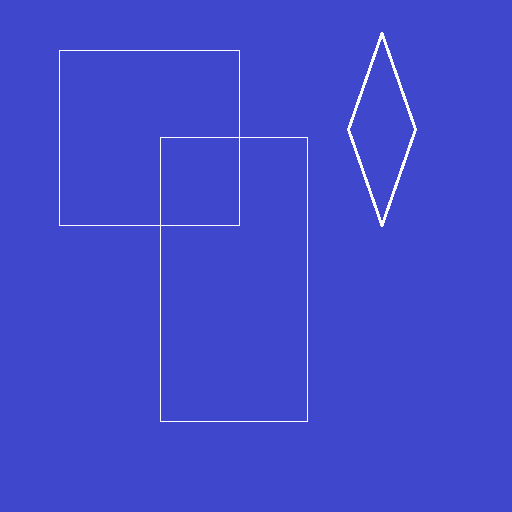
#> input picture lab5/test1.png, 512 x 512 px
$ jupyter execute --allow-errors 'Lab 5.ipynb'
#> lines starting #> are read from the running program, lines starting #| are printed output that depends on the picture; after the words box and inside, x2 and y2 are one past the last pixel; in counts of white or black regions, pixels touching at a corner belong together
# Features of image
What do we detect in an image? The answer is, we are looking for specific patterns or specific features which are unique, can be easily tracked and can be easily compared. We call them features. So, What's the features in the following image.

There are **color,corner, edge, texture, structure** and etc.. Finding these image features by a computer is called **Feature Detection**.And a computer also should describe the region around the feature so that it can find it in other images. So called description is called **Feature Description**.

## 1 Hough transformation
### Line detection
The line function is:
$$
y=kx+b
$$
also is:
$$
\rho=x\cdot cos\theta+y\cdot sin\theta
$$
We get variable pair ($\rho,\theta$) to solve.Then follow the steps:
- discretize the $\rho$ and $\theta$
- detect the edge {($x_i,y_i$)}
- calculate every (x,y) to vote the most probable ($\rho,\theta$)
- the line with biggest probability will be the result

### Circle detection
The cicle function is:
$$
(x-a)^2+(y-b)^2=r^2
$$
We get variable pair ($a,b,r$). Then samilar steps to find the result.

[cell 1]
from time import time
from matplotlib.pyplot import figure, gca, imshow, plot, show, subplot
from matplotlib import pyplot as plt
from matplotlib.lines import Line2D
import numpy as np
from PIL import Image
from skimage.feature import canny
import cv2

DTYPE = 'float32'

[cell 2]
def imshow2(im1, im2=None):
    figure(figsize=(12, 15))
    if im2 is not None:
        subplot(1, 2, 1)
        imshow(np.round(im1 * 255).astype('uint8'), cmap='gray')
        subplot(1, 2, 2)
        imshow(np.round(im2 * 255).astype('uint8'), cmap='gray')
    else:
        imshow(np.round(im1 * 255).astype('uint8'), cmap='gray')
    show()


def plot_line(theta, pho, image_shape):
    if np.abs(np.sin(theta)) < np.finfo('float32').eps:
        x0 = pho / np.cos(theta)
        x_min = x0
        y_min = 0
        x_max = x0
        y_max = image_shape[0]
    else:
        k = -np.cos(theta) / np.sin(theta)
        b = pho / np.sin(theta)
        x_min = 0
        y_min = b
        x_max = image_shape[1]
        y_max = x_max * k + b

    gca().add_line(Line2D([x_min, x_max], [y_min, y_max], color='red'))

[cell 3]
road = 'road.jpg'
test1 = 'test1.png'
raw_image = np.array(Image.open(test1)).astype(DTYPE)
gray_image = np.sum(raw_image * np.array([0.2125, 0.7154, 0.0721], dtype=DTYPE), -1)
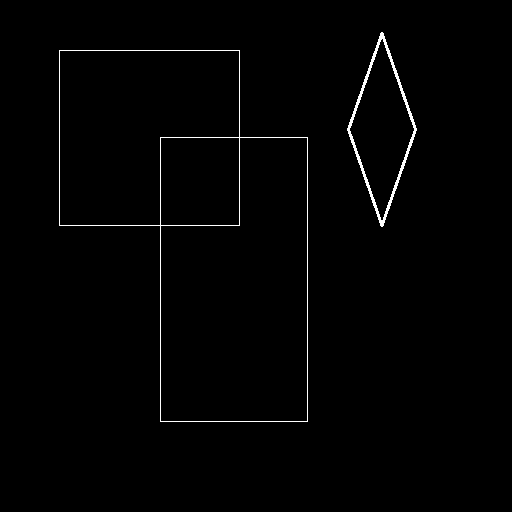
#> gray_image: shape (512, 512) float32; values 79.6 (black) and 255 (white), 1.1% white in thin lines or dots, all inside (x1, y1, x2, y2) = (59, 32, 417, 422)

print(raw_image.shape)
#| (512, 512, 3)
imshow2(raw_image)
#> in imshow2, `show()`:
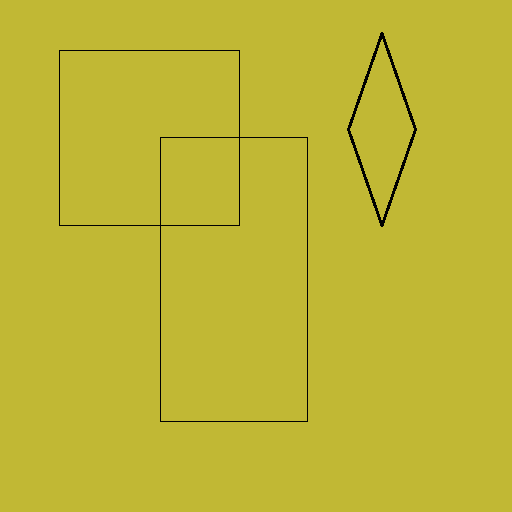
#> shown: shape (512, 512, 3); mean R, G, B 191, 182.1, 51.5

[cell 4]
edges_mask = canny(gray_image, sigma=1)
#> edges_mask: shape (512, 512) bool; 1.5% white in thin lines or dots, all inside (x1, y1, x2, y2) = (58, 32, 417, 423)
print(edges_mask.shape)
#| (512, 512)
print(edges_mask)
#> (printed output is left out)
imshow2(edges_mask)
#> in imshow2 (call 2), `show()`:
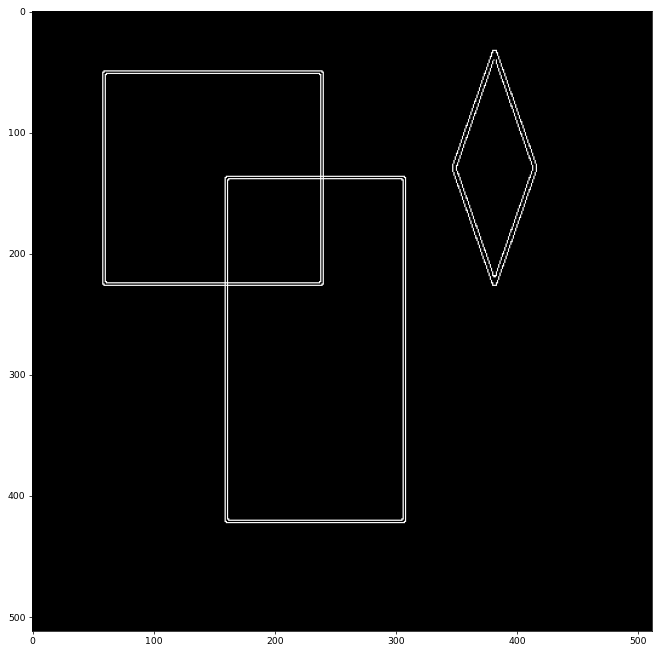
#> figure drawn by matplotlib, 1 panel

[cell 5]
y, x = np.nonzero(edges_mask)
#> y = 3929 values from 32 to 422; x = 3929 values, max 416 at index 1049, min 58 at index 243, mean 232.9
n_feature_points = len(x)
#> n_feature_points = 3929

print(f'We got {n_feature_points} feature points, like:\n   x\ty'
      f'\n{np.stack([x, y], -1)[:10, :]}')
#| We got 3929 feature points, like:
#|    x	y
#| [[380  32]
#|  [381  32]
#|  [382  32]
#|  [383  32]
#|  [380  33]
#|  [383  33]
#|  [379  34]
#|  [380  34]
#|  [383  34]
#|  [384  34]]

[cell 6]
n_thetas = 720
x = x[:, np.newaxis]  # [N,] -> [N, 1]
y = y[:, None]  # [N,] -> [N, 1]
thetas = np.linspace(-np.pi / 2, np.pi / 2, n_thetas)[None, :]  # [M,] -> [1, M]
print(f'thetas has shape {thetas.shape}, x has shape {x.shape}.')
#| thetas has shape (1, 720), x has shape (3929, 1).

[cell 7]
# rho = xcos(theta) + ysin(theta)
hough_space = np.round(x @ np.cos(thetas) + y @ np.sin(thetas))
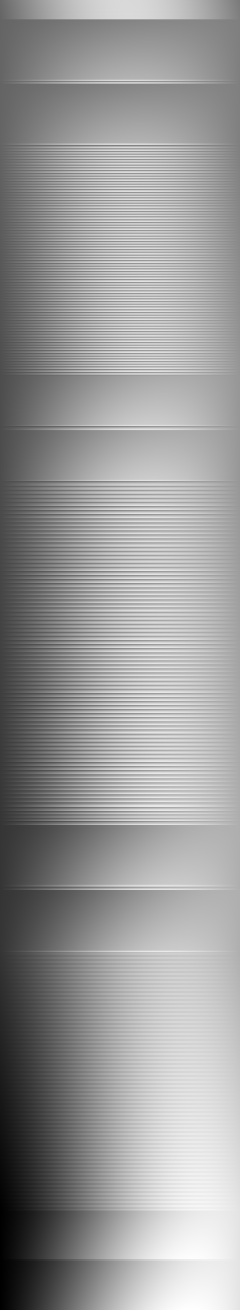
#> hough_space: shape (3929, 720) float64 (shown at 1/3 size); min -422, max 522, mean 148.1; drawn with min black and max white
hough_space = np.int64(hough_space)
print(f'`hough_space` has size: {hough_space.shape}'
      f', the minimum value in hough space is {np.min(hough_space)}')
#| `hough_space` has size: (3929, 720), the minimum value in hough space is -422

[cell 8]
# max_rho = np.ceil(np.hypot(*edges_mask.shape)).astype(np.intp)
max_rho = np.ceil(np.sqrt(edges_mask.shape[0] ** 2 + edges_mask.shape[1] ** 2)).astype(int)
#> max_rho = 725
print(f'edges_mask has shape: {edges_mask.shape}, max rho is {max_rho}')
#| edges_mask has shape: (512, 512), max rho is 725

[cell 9]
hough_space += max_rho  # To take the hough image into center
print(f'the minimum value in hough space is {np.min(hough_space)}')
#| the minimum value in hough space is 303

[cell 10]
start_time = time()
# accumulator = np.zeros((n_thetas, 2 * max_rho), dtype=np.int64)
accumulator = np.zeros((2 * max_rho, n_thetas), dtype=np.int64)
print(accumulator.shape)
#| (1450, 720)
print(hough_space.shape)
#| (3929, 720)
for i in range(hough_space.shape[0]):  # feature points
    for j in range(hough_space.shape[1]):  # theta points
        accumulator[hough_space[i, j], j] += 1
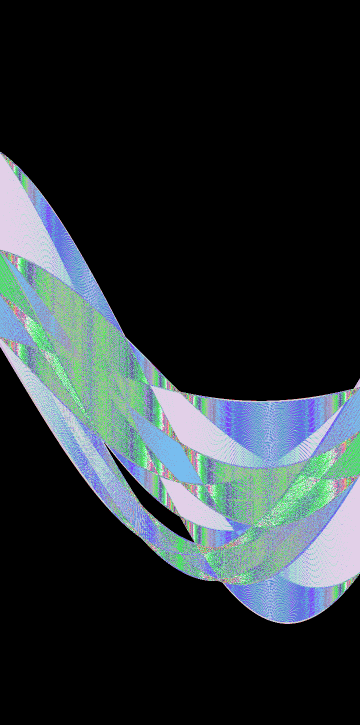
#> accumulator: shape (1450, 720) int64 (shown at 1/2 size); 153 distinct labels, from 0 to 198; one colour per label, 0 black
print(f'time cost (loop) - {time() - start_time:.2f}s')

figure(figsize=(20, 20))
imshow(accumulator)
show()

[cell 11]
index = np.argsort(accumulator.ravel())[::-1]
print(index.shape)
#| (1044000,)
idx_of_rho, idx_of_theta = np.unravel_index(index, accumulator.shape)
print(idx_of_rho.shape, idx_of_theta.shape)
#| (1044000,) (1044000,)

rhos = np.linspace(-max_rho, max_rho, max_rho * 2)
#> rhos = 1450 values from -725 to 725
rho = rhos[idx_of_rho]
theta = thetas[0][idx_of_theta]

print(f'The size of rho: {rho.shape}')
#| The size of rho: (1044000,)

[cell 12]
# [[1, 3], [4, 2]] -> [1, 3, 4, 2] -> [4, 3, 1, 2] -> [0, 1, 0, 1] [0, 1, 1, 0]

np.unravel_index: https://stackoverflow.com/questions/48135736/what-is-an-intuitive-explanation-of-np-unravel-index

[cell 13]
figure(figsize=(10, 10))
print()
for i in range(1):
    plot_line(theta[i], rho[i], image_shape=gray_image.shape)
imshow(gray_image)
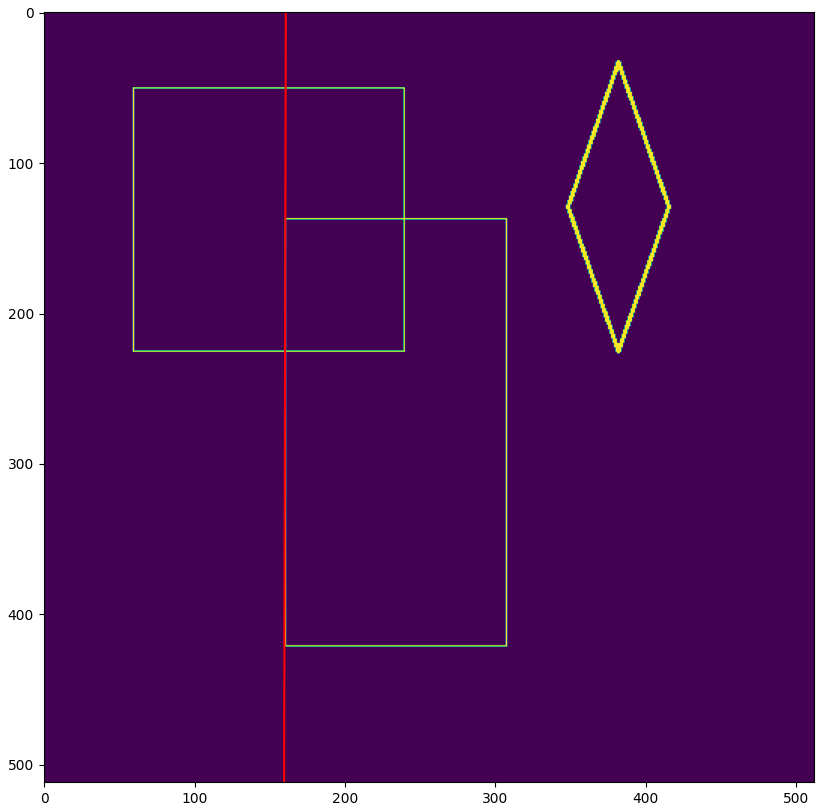
#> figure drawn by matplotlib, 1 panel

## 2 Edge & Corner Detection
### Canny Edge Detection
It is a popular edge detection algorithm. It was developed by John F. Canny. There are several steps:
- noise reduction: usuallly use a 5×5 Gaussian filter.
- find intensity gradient of image: we detect the gradient in both horizontal and vertical direction using **Sobel kernel**
$$
G_h =
\begin{bmatrix}
-1 & 0 & 1\\
-2& 0&2\\
-1& 0 & 1\\
\end{bmatrix}
,
G_v =
\begin{bmatrix}
-1 & 2 & -1\\
0& 0&0\\
1& 2 & 1\\
\end{bmatrix}
$$
Then we get two images $G_x$ and $G_y$. From these two images, we can find edge gradient and direction($\theta$) for each pixel:
$$
Edge_Gradient(G)=(G_x^2+G_y^2)^\frac{1}{2}Angle(\theta)=tan^{-1}(\frac{G_y}{G_x})
$$

- Non-maximum Suppression: After getting gradient magnitude and direction, a full scan of image is done to remove any unwanted pixels which may not constitute the edge.

[cell 14]
img =cv2.imread('lenna.jpg')
#> (the rest of this cell did not finish here and is left out)

## Harris Corner Detection
Harris Corner Detector was developed by John F. Canny. There are also several steps:
- It basically finds the difference in intensity for a displacement of ($u,v$) in all directions. This is expressed as below:
$$
E(u,v)=\Sigma_{x,y}w(x,y)[I(x+u,y+v)-I(x,y)]^2
$$
The window function$w(x,y)$ is either a rectangular window or a Gaussian window which gives weights to pixels underneath.
- We have to maximize this function $E(u,v)$ for corner detection.
$$
E(u,v)\thickapprox
\begin{bmatrix}
u & v\\
\end{bmatrix}
\Sigma_{x,y}w(x,y)
\begin{bmatrix}
I_xI_x & I_xI_y\\
I_xI_y & I_yI_y\\
\end{bmatrix}
\begin{bmatrix}
u\\
v
\end{bmatrix}
$$
here let
$$
M=\Sigma_{x,y}w(x,y)
\begin{bmatrix}
I_xI_x & I_xI_y\\
I_xI_y & I_yI_y\\
\end{bmatrix}
$$

$I_x$ and $I_y$ are image derivatives in x and y directions respectively. (These can be easily found using Sobel method).

- They created a score, basically an equation, which determines if a window can contain a corner or not.
$$
R=det(M)-k(trace(M))^2
$$
where
-- $det(M)=\lambda_1\lambda_2$
-- $trace(M)=\lambda_1+\lambda_2$
-- $\lambda_1$ and $\lambda_2$ are eigenvalues of $M$

[cell 15]
img =cv2.imread('test1.png')
img = cv2.cvtColor(img, cv2.COLOR_BGR2RGB)
#> img is the input picture: shape (512, 512, 3); mean R, G, B 65, 73.9, 204.5
img_gray = cv2.cvtColor(img, cv2.COLOR_RGB2GRAY)

img_gray = np.float32(img_gray)
dst = cv2.cornerHarris(img_gray,2,3,0.054)
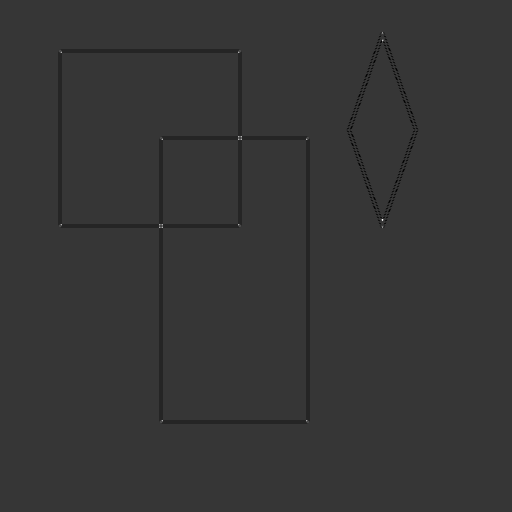
#> dst: shape (512, 512) float32; min -37240832, max 135750336, mean -335588.5; drawn with min black and max white

#result is dilated for marking the corners, not important
dst = cv2.dilate(dst,None)

# Threshold for an optimal value, it may vary depending on the image.
img[dst>0.01*dst.max()]=[255,0,0]
#> img: shape (512, 512, 3); 0.13% of pixels changed, all inside (x1, y1, x2, y2) = (58, 30, 385, 424)

plt.subplot(121),plt.imshow(img_gray,cmap = 'gray')
plt.title('Original Image'), plt.xticks([]), plt.yticks([])
plt.subplot(122),plt.imshow(img,cmap = 'gray')
plt.title('Corner Image'), plt.xticks([]), plt.yticks([])

plt.show()

## 3  SIFT (Scale-Invariant Feature Transform)
There are mainly four steps involved in SIFT algorithm. We will see them one-by-one.
- Scale-space Extrema Detection
- Keypoint Localization
- Orientation Assignment
- Keypoint Descriptor

[cell 16]
img = cv2.imread('EC.jpg')
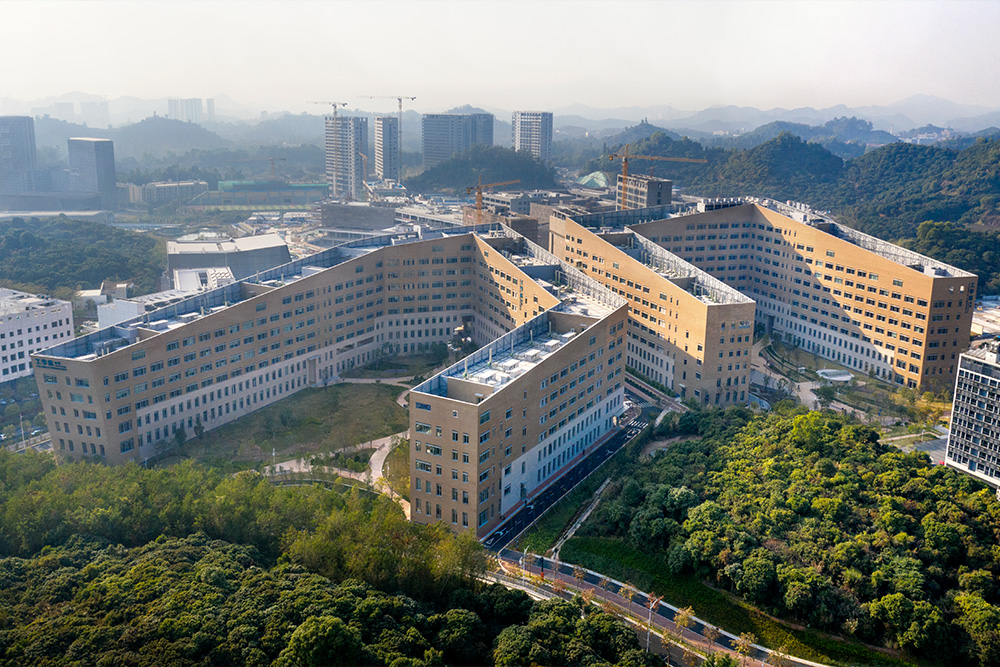
#> input picture lab5/EC.jpg, 1000 x 667 px
#> img is the input picture: shape (667, 1000, 3); mean B, G, R 119.1, 123.1, 116.8
gray= cv2.cvtColor(img, cv2.COLOR_RGB2GRAY)
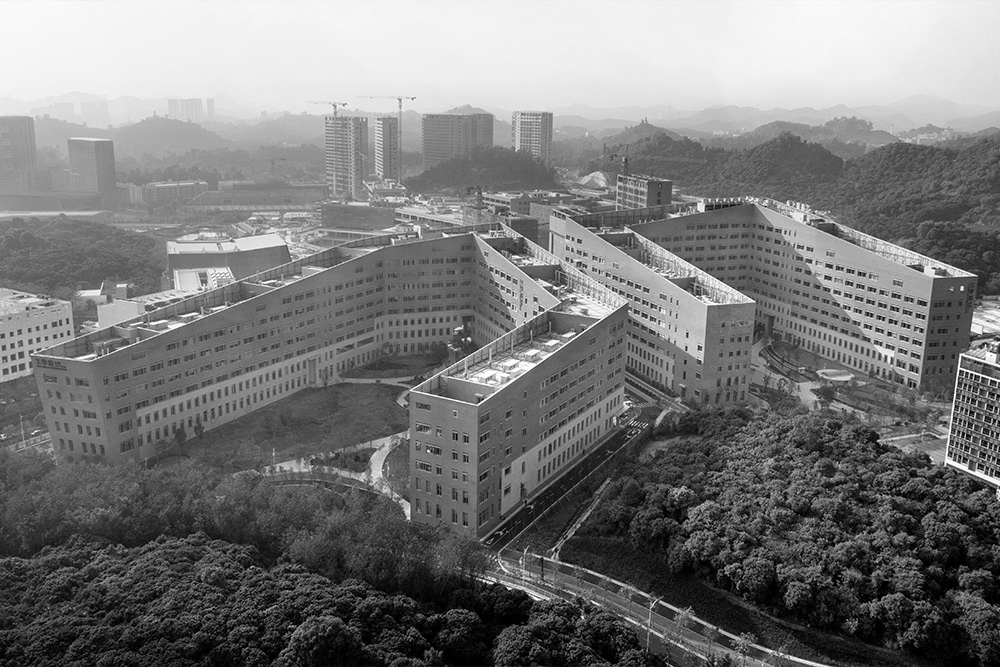
#> gray: shape (667, 1000); min 0, max 255, mean 121.2

sift = cv2.SIFT_create()
kp = sift.detect(gray,None)
#> kp = 5648 keypoints; strongest (x, y, size): (582, 617, 2), (971, 375, 1.9), (428, 451, 1.9), (509, 589, 1.9)

img=cv2.drawKeypoints(gray,kp,img)

#img=cv2.drawKeypoints(gray,kp,img)
img=cv2.drawKeypoints(gray,kp,img,flags=cv2.DRAW_MATCHES_FLAGS_DRAW_RICH_KEYPOINTS)
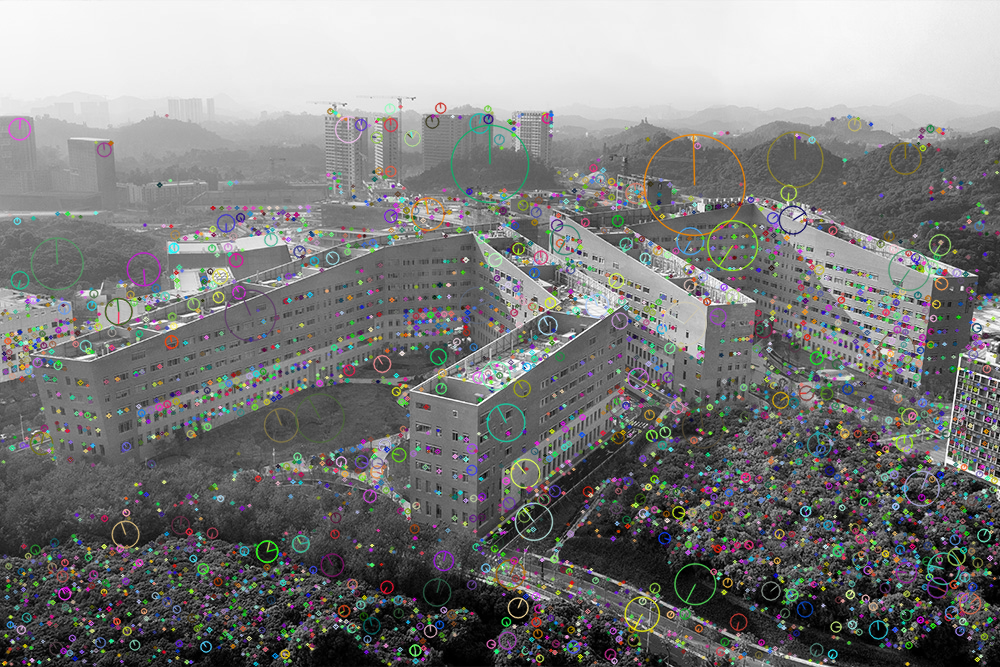
#> img: shape (667, 1000, 3); mean B, G, R 124.3, 125, 124.9
cv2.imwrite('sift_keypoints.jpg',img)

imshow(img)
